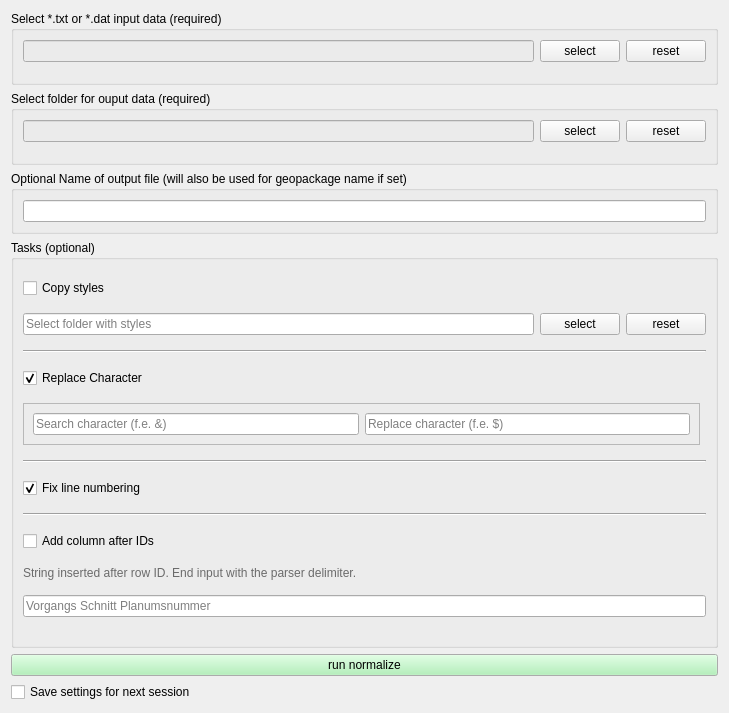
          <widget class="QWidget" name="scrollAreaWidgetContents_3">
           <property name="geometry">
            <rect>
             <x>0</x>
             <y>0</y>
             <width>729</width>
             <height>713</height>
            </rect>
           </property>
           <layout class="QVBoxLayout" name="verticalLayout_5">
            <item>
             <widget class="QGroupBox" name="InputFileGroup">
              <property name="sizePolicy">
               <sizepolicy hsizetype="Expanding" vsizetype="Fixed">
                <horstretch>0</horstretch>
                <verstretch>0</verstretch>
               </sizepolicy>
              </property>
              <property name="title">
               <string>Select *.txt or *.dat input data (required)</string>
              </property>
              <layout class="QHBoxLayout" name="horizontalLayout_6">
               <property name="bottomMargin">
                <number>20</number>
               </property>
               <item>
                <widget class="QLineEdit" name="input_select">
                 <property name="palette">
                  <palette>
                   <active>
                    <colorrole role="Base">
                     <brush brushstyle="SolidPattern">
                      <color alpha="255">
                       <red>235</red>
                       <green>235</green>
                       <blue>235</blue>
                      </color>
                     </brush>
                    </colorrole>
                   </active>
                   <inactive>
                    <colorrole role="Base">
                     <brush brushstyle="SolidPattern">
                      <color alpha="255">
                       <red>235</red>
                       <green>235</green>
                       <blue>235</blue>
                      </color>
                     </brush>
                    </colorrole>
                   </inactive>
                   <disabled>
                    <colorrole role="Base">
                     <brush brushstyle="SolidPattern">
                      <color alpha="255">
                       <red>236</red>
                       <green>236</green>
                       <blue>236</blue>
                      </color>
                     </brush>
                    </colorrole>
                   </disabled>
                  </palette>
                 </property>
                 <property name="readOnly">
                  <bool>true</bool>
                 </property>
                </widget>
               </item>
               <item>
                <widget class="QPushButton" name="input_select_button">
                 <property name="text">
                  <string>select</string>
                 </property>
                </widget>
               </item>
               <item>
                <widget class="QPushButton" name="input_data_reset_button">
                 <property name="text">
                  <string>reset</string>
                 </property>
                </widget>
               </item>
              </layout>
             </widget>
            </item>
            <item>
             <widget class="QGroupBox" name="ParserGroup">
              <property name="sizePolicy">
               <sizepolicy hsizetype="Preferred" vsizetype="Fixed">
                <horstretch>0</horstretch>
                <verstretch>0</verstretch>
               </sizepolicy>
              </property>
              <property name="title">
               <string>Select folder for ouput data (required)</string>
              </property>
              <layout class="QHBoxLayout" name="horizontalLayout_7">
               <property name="bottomMargin">
                <number>20</number>
               </property>
               <item>
                <widget class="QLineEdit" name="output_select_input">
                 <property name="palette">
                  <palette>
                   <active>
                    <colorrole role="Base">
                     <brush brushstyle="SolidPattern">
                      <color alpha="255">
                       <red>235</red>
                       <green>235</green>
                       <blue>235</blue>
                      </color>
                     </brush>
                    </colorrole>
                   </active>
                   <inactive>
                    <colorrole role="Base">
                     <brush brushstyle="SolidPattern">
                      <color alpha="255">
                       <red>235</red>
                       <green>235</green>
                       <blue>235</blue>
                      </color>
                     </brush>
                    </colorrole>
                   </inactive>
                   <disabled>
                    <colorrole role="Base">
                     <brush brushstyle="SolidPattern">
                      <color alpha="255">
                       <red>236</red>
                       <green>236</green>
                       <blue>236</blue>
                      </color>
                     </brush>
                    </colorrole>
                   </disabled>
                  </palette>
                 </property>
                 <property name="readOnly">
                  <bool>true</bool>
                 </property>
                </widget>
               </item>
               <item>
                <widget class="QPushButton" name="output_select_button">
                 <property name="text">
                  <string>select</string>
                 </property>
                </widget>
               </item>
               <item>
                <widget class="QPushButton" name="output_reset_button">
                 <property name="text">
                  <string>reset</string>
                 </property>
                </widget>
               </item>
              </layout>
             </widget>
            </item>
            <item>
             <widget class="QGroupBox" name="groupBox_9">
              <property name="sizePolicy">
               <sizepolicy hsizetype="Preferred" vsizetype="Fixed">
                <horstretch>0</horstretch>
                <verstretch>0</verstretch>
               </sizepolicy>
              </property>
              <property name="title">
               <string>Optional Name of output file (will also be used for geopackage name if set)</string>
              </property>
              <layout class="QVBoxLayout" name="verticalLayout_6">
               <item>
                <widget class="QLineEdit" name="output_filename_input"/>
               </item>
              </layout>
             </widget>
            </item>
            <item>
             <widget class="QGroupBox" name="groupBox">
              <property name="sizePolicy">
               <sizepolicy hsizetype="Expanding" vsizetype="Minimum">
                <horstretch>0</horstretch>
                <verstretch>0</verstretch>
               </sizepolicy>
              </property>
              <property name="title">
               <string>Tasks (optional)</string>
              </property>
              <layout class="QGridLayout" name="gridLayout_2">
               <item row="3" column="0" colspan="2">
                <widget class="Line" name="line">
                 <property name="orientation">
                  <enum>Qt::Horizontal</enum>
                 </property>
                </widget>
               </item>
               <item row="12" column="0" colspan="2">
                <widget class="QLineEdit" name="cols_after_ids_input">
                 <property name="text">
                  <string/>
                 </property>
                 <property name="placeholderText">
                  <string>Vorgangs Schnitt Planumsnummer</string>
                 </property>
                </widget>
               </item>
               <item row="5" column="0">
                <widget class="QFrame" name="frame_3">
                 <property name="sizePolicy">
                  <sizepolicy hsizetype="Preferred" vsizetype="Fixed">
                   <horstretch>0</horstretch>
                   <verstretch>0</verstretch>
                  </sizepolicy>
                 </property>
                 <property name="frameShape">
                  <enum>QFrame::StyledPanel</enum>
                 </property>
                 <property name="frameShadow">
                  <enum>QFrame::Raised</enum>
                 </property>
                 <layout class="QHBoxLayout" name="horizontalLayout_11">
                  <item>
                   <widget class="QLineEdit" name="search_character">
                    <property name="text">
                     <string/>
                    </property>
                    <property name="placeholderText">
                     <string>Search character (f.e. &amp;)</string>
                    </property>
                   </widget>
                  </item>
                  <item>
                   <widget class="QLineEdit" name="replace_character">
                    <property name="placeholderText">
                     <string>Replace character (f.e. $)</string>
                    </property>
                   </widget>
                  </item>
                 </layout>
                </widget>
               </item>
               <item row="9" column="0" colspan="2">
                <widget class="Line" name="line_3">
                 <property name="orientation">
                  <enum>Qt::Horizontal</enum>
                 </property>
                </widget>
               </item>
               <item row="1" column="0" colspan="2">
                <widget class="QWidget" name="widget" native="true">
                 <property name="sizePolicy">
                  <sizepolicy hsizetype="Preferred" vsizetype="Fixed">
                   <horstretch>0</horstretch>
                   <verstretch>0</verstretch>
                  </sizepolicy>
                 </property>
                 <property name="maximumSize">
                  <size>
                   <width>16777205</width>
                   <height>16777215</height>
                  </size>
                 </property>
                 <layout class="QHBoxLayout" name="horizontalLayout_10">
                  <property name="leftMargin">
                   <number>0</number>
                  </property>
                  <property name="topMargin">
                   <number>0</number>
                  </property>
                  <property name="rightMargin">
                   <number>0</number>
                  </property>
                  <property name="bottomMargin">
                   <number>0</number>
                  </property>
                  <item>
                   <widget class="QLineEdit" name="styles_folder_path_input">
                    <property name="placeholderText">
                     <string>Select folder with styles</string>
                    </property>
                   </widget>
                  </item>
                  <item>
                   <widget class="QPushButton" name="styles_input_select_button">
                    <property name="text">
                     <string>select</string>
                    </property>
                   </widget>
                  </item>
                  <item>
                   <widget class="QPushButton" name="styles_reset_button">
                    <property name="text">
                     <string>reset</string>
                    </property>
                   </widget>
                  </item>
                 </layout>
                </widget>
               </item>
               <item row="10" column="0">
                <widget class="QCheckBox" name="cols_after_id_checkbox">
                 <property name="text">
                  <string>Add column after IDs</string>
                 </property>
                </widget>
               </item>
               <item row="6" column="0" colspan="2">
                <widget class="Line" name="line_2">
                 <property name="orientation">
                  <enum>Qt::Horizontal</enum>
                 </property>
                </widget>
               </item>
               <item row="4" column="0">
                <widget class="QCheckBox" name="standard_geotags_checkbox">
                 <property name="text">
                  <string>Replace Character</string>
                 </property>
                 <property name="checked">
                  <bool>true</bool>
                 </property>
                </widget>
               </item>
               <item row="11" column="0" colspan="2">
                <widget class="QLabel" name="label_14">
                 <property name="sizePolicy">
                  <sizepolicy hsizetype="Preferred" vsizetype="Fixed">
                   <horstretch>0</horstretch>
                   <verstretch>0</verstretch>
                  </sizepolicy>
                 </property>
                 <property name="palette">
                  <palette>
                   <active>
                    <colorrole role="WindowText">
                     <brush brushstyle="SolidPattern">
                      <color alpha="255">
                       <red>106</red>
                       <green>106</green>
                       <blue>106</blue>
                      </color>
                     </brush>
                    </colorrole>
                   </active>
                   <inactive>
                    <colorrole role="WindowText">
                     <brush brushstyle="SolidPattern">
                      <color alpha="255">
                       <red>106</red>
                       <green>106</green>
                       <blue>106</blue>
                      </color>
                     </brush>
                    </colorrole>
                   </inactive>
                   <disabled>
                    <colorrole role="WindowText">
                     <brush brushstyle="SolidPattern">
                      <color alpha="63">
                       <red>0</red>
                       <green>0</green>
                       <blue>0</blue>
                      </color>
                     </brush>
                    </colorrole>
                   </disabled>
                  </palette>
                 </property>
                 <property name="text">
                  <string>String inserted after row ID. End input with the parser delimiter.</string>
                 </property>
                </widget>
               </item>
               <item row="0" column="0">
                <widget class="QCheckBox" name="copy_styles_checkbox">
                 <property name="text">
                  <string>Copy styles</string>
                 </property>
                </widget>
               </item>
               <item row="7" column="0">
                <widget class="QCheckBox" name="fix_lines_checkbox">
                 <property name="text">
                  <string>Fix line numbering</string>
                 </property>
                 <property name="checked">
                  <bool>true</bool>
                 </property>
                </widget>
               </item>
              </layout>
             </widget>
            </item>
            <item>
             <widget class="QPushButton" name="run_button">
              <property name="palette">
               <palette>
                <active>
                 <colorrole role="Button">
                  <brush brushstyle="SolidPattern">
                   <color alpha="255">
                    <red>164</red>
                    <green>240</green>
                    <blue>173</blue>
                   </color>
                  </brush>
                 </colorrole>
                 <colorrole role="Light">
                  <brush brushstyle="SolidPattern">
                   <color alpha="255">
                    <red>195</red>
                    <green>255</green>
                    <blue>189</blue>
                   </color>
                  </brush>
                 </colorrole>
                </active>
                <inactive>
                 <colorrole role="Button">
                  <brush brushstyle="SolidPattern">
                   <color alpha="255">
                    <red>164</red>
                    <green>240</green>
                    <blue>173</blue>
                   </color>
                  </brush>
                 </colorrole>
                 <colorrole role="Light">
                  <brush brushstyle="SolidPattern">
                   <color alpha="255">
                    <red>195</red>
                    <green>255</green>
                    <blue>189</blue>
                   </color>
                  </brush>
                 </colorrole>
                </inactive>
                <disabled>
                 <colorrole role="Button">
                  <brush brushstyle="SolidPattern">
                   <color alpha="255">
                    <red>164</red>
                    <green>240</green>
                    <blue>173</blue>
                   </color>
                  </brush>
                 </colorrole>
                 <colorrole role="Light">
                  <brush brushstyle="SolidPattern">
                   <color alpha="255">
                    <red>195</red>
                    <green>255</green>
                    <blue>189</blue>
                   </color>
                  </brush>
                 </colorrole>
                </disabled>
               </palette>
              </property>
              <property name="text">
               <string>run normalize</string>
              </property>
             </widget>
            </item>
            <item>
             <widget class="QCheckBox" name="save_settings_checkbox">
              <property name="text">
               <string>Save settings for next session</string>
              </property>
             </widget>
            </item>
           </layout>
          </widget>
